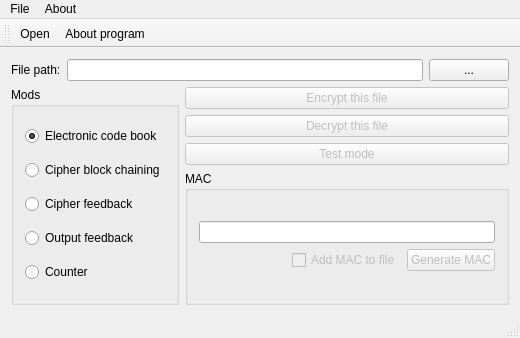
<?xml version="1.0" encoding="UTF-8"?>
<ui version="4.0">
 <class>MainWindow</class>
 <widget class="QMainWindow" name="MainWindow">
  <property name="geometry">
   <rect>
    <x>0</x>
    <y>0</y>
    <width>520</width>
    <height>338</height>
   </rect>
  </property>
  <property name="windowTitle">
   <string>Mister GOSTec</string>
  </property>
  <property name="windowIcon">
   <iconset>
    <normalon>:/Icons/GOSTec.png</normalon>
   </iconset>
  </property>
  <property name="whatsThis">
   <string/>
  </property>
  <widget class="QWidget" name="centralWidget">
   <layout class="QGridLayout" name="gridLayout_5">
    <item row="0" column="0">
     <layout class="QGridLayout" name="gridLayout_2">
      <item row="0" column="0">
       <layout class="QHBoxLayout" name="horizontalLayout">
        <item>
         <widget class="QLabel" name="label">
          <property name="text">
           <string>File path:</string>
          </property>
         </widget>
        </item>
        <item>
         <widget class="QLineEdit" name="lineEdit">
          <property name="enabled">
           <bool>true</bool>
          </property>
          <property name="readOnly">
           <bool>true</bool>
          </property>
         </widget>
        </item>
        <item>
         <widget class="QPushButton" name="openFile">
          <property name="text">
           <string>...</string>
          </property>
         </widget>
        </item>
       </layout>
      </item>
      <item row="1" column="0">
       <layout class="QHBoxLayout" name="horizontalLayout_4">
        <item>
         <widget class="QGroupBox" name="groupBox_2">
          <property name="title">
           <string>Mods</string>
          </property>
          <layout class="QGridLayout" name="gridLayout">
           <item row="0" column="0">
            <widget class="QRadioButton" name="mode0">
             <property name="text">
              <string>Electronic code book</string>
             </property>
             <property name="checked">
              <bool>true</bool>
             </property>
            </widget>
           </item>
           <item row="2" column="0">
            <widget class="QRadioButton" name="mode2">
             <property name="text">
              <string>Cipher feedback</string>
             </property>
            </widget>
           </item>
           <item row="3" column="0">
            <widget class="QRadioButton" name="mode3">
             <property name="text">
              <string>Output feedback</string>
             </property>
            </widget>
           </item>
           <item row="1" column="0">
            <widget class="QRadioButton" name="mode1">
             <property name="text">
              <string>Cipher block chaining</string>
             </property>
            </widget>
           </item>
           <item row="4" column="0">
            <widget class="QRadioButton" name="mode4">
             <property name="text">
              <string>Counter</string>
             </property>
            </widget>
           </item>
          </layout>
         </widget>
        </item>
        <item>
         <layout class="QVBoxLayout" name="verticalLayout_2">
          <item>
           <layout class="QVBoxLayout" name="verticalLayout">
            <item>
             <widget class="QPushButton" name="encryptButton">
              <property name="enabled">
               <bool>false</bool>
              </property>
              <property name="text">
               <string>Encrypt this file</string>
              </property>
             </widget>
            </item>
            <item>
             <widget class="QPushButton" name="decryptButton">
              <property name="enabled">
               <bool>false</bool>
              </property>
              <property name="text">
               <string>Decrypt this file</string>
              </property>
             </widget>
            </item>
            <item>
             <widget class="QPushButton" name="testButton">
              <property name="enabled">
               <bool>false</bool>
              </property>
              <property name="text">
               <string>Test mode</string>
              </property>
             </widget>
            </item>
            <item>
             <widget class="QGroupBox" name="groupBox">
              <property name="title">
               <string>MAC</string>
              </property>
              <layout class="QGridLayout" name="gridLayout_4">
               <item row="0" column="0">
                <layout class="QGridLayout" name="gridLayout_3">
                 <item row="0" column="0">
                  <layout class="QHBoxLayout" name="horizontalLayout_3">
                   <item>
                    <widget class="QLineEdit" name="lineMAC">
                     <property name="enabled">
                      <bool>true</bool>
                     </property>
                     <property name="readOnly">
                      <bool>true</bool>
                     </property>
                    </widget>
                   </item>
                  </layout>
                 </item>
                 <item row="1" column="0">
                  <layout class="QHBoxLayout" name="horizontalLayout_2">
                   <item>
                    <spacer name="horizontalSpacer">
                     <property name="orientation">
                      <enum>Qt::Horizontal</enum>
                     </property>
                     <property name="sizeHint" stdset="0">
                      <size>
                       <width>40</width>
                       <height>20</height>
                      </size>
                     </property>
                    </spacer>
                   </item>
                   <item>
                    <widget class="QCheckBox" name="checkBox">
                     <property name="enabled">
                      <bool>false</bool>
                     </property>
                     <property name="text">
                      <string>Add MAC to file</string>
                     </property>
                    </widget>
                   </item>
                   <item>
                    <widget class="QPushButton" name="generateMAC">
                     <property name="enabled">
                      <bool>false</bool>
                     </property>
                     <property name="text">
                      <string>Generate MAC</string>
                     </property>
                    </widget>
                   </item>
                  </layout>
                 </item>
                </layout>
               </item>
              </layout>
             </widget>
            </item>
           </layout>
          </item>
         </layout>
        </item>
       </layout>
      </item>
     </layout>
    </item>
   </layout>
  </widget>
  <widget class="QMenuBar" name="menuBar">
   <property name="geometry">
    <rect>
     <x>0</x>
     <y>0</y>
     <width>520</width>
     <height>21</height>
    </rect>
   </property>
   <widget class="QMenu" name="menuFile">
    <property name="title">
     <string>File</string>
    </property>
    <addaction name="actionOpen"/>
    <addaction name="actionExit"/>
   </widget>
   <widget class="QMenu" name="menuAbout">
    <property name="title">
     <string>About</string>
    </property>
    <addaction name="actionAbout_program"/>
   </widget>
   <addaction name="menuFile"/>
   <addaction name="menuAbout"/>
  </widget>
  <widget class="QToolBar" name="mainToolBar">
   <attribute name="toolBarArea">
    <enum>TopToolBarArea</enum>
   </attribute>
   <attribute name="toolBarBreak">
    <bool>false</bool>
   </attribute>
   <addaction name="actionOpen"/>
   <addaction name="actionAbout_program"/>
  </widget>
  <widget class="QStatusBar" name="statusBar"/>
  <action name="actionOpen">
   <property name="icon">
    <iconset>
     <normalon>:/Icons/Open.ico</normalon>
    </iconset>
   </property>
   <property name="text">
    <string>Open</string>
   </property>
  </action>
  <action name="actionExit">
   <property name="icon">
    <iconset>
     <normalon>:/Icons/Exit.png</normalon>
    </iconset>
   </property>
   <property name="text">
    <string>Exit</string>
   </property>
  </action>
  <action name="actionAbout_program">
   <property name="enabled">
    <bool>true</bool>
   </property>
   <property name="icon">
    <iconset>
     <normalon>:/Icons/About.ico</normalon>
    </iconset>
   </property>
   <property name="text">
    <string>About program</string>
   </property>
   <property name="autoRepeat">
    <bool>false</bool>
   </property>
  </action>
 </widget>
 <layoutdefault spacing="6" margin="11"/>
 <resources/>
 <connections/>
</ui>
